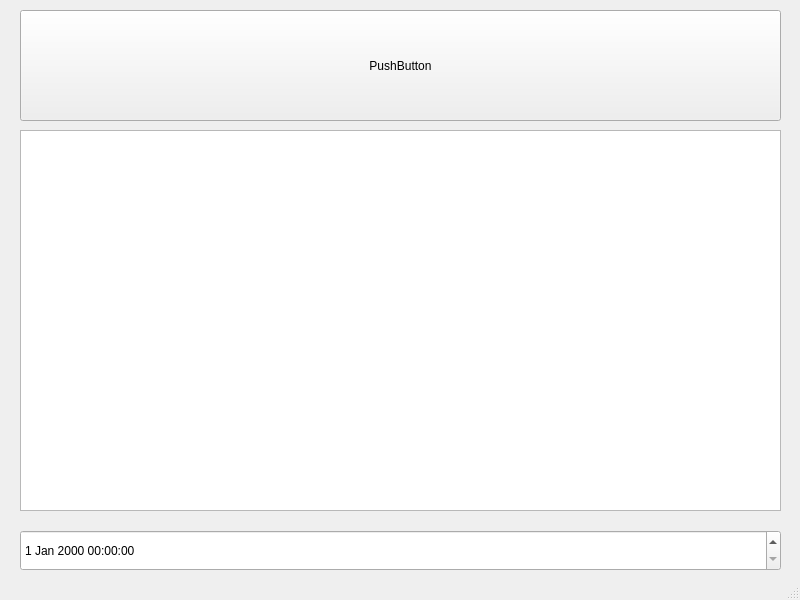
<?xml version="1.0" encoding="UTF-8"?>
<ui version="4.0">
 <class>MainWindow</class>
 <widget class="QMainWindow" name="MainWindow">
  <property name="geometry">
   <rect>
    <x>0</x>
    <y>0</y>
    <width>800</width>
    <height>600</height>
   </rect>
  </property>
  <property name="sizePolicy">
   <sizepolicy hsizetype="Fixed" vsizetype="Fixed">
    <horstretch>0</horstretch>
    <verstretch>0</verstretch>
   </sizepolicy>
  </property>
  <property name="minimumSize">
   <size>
    <width>800</width>
    <height>600</height>
   </size>
  </property>
  <property name="maximumSize">
   <size>
    <width>800</width>
    <height>600</height>
   </size>
  </property>
  <property name="windowTitle">
   <string>MainWindow</string>
  </property>
  <widget class="QWidget" name="centralwidget">
   <widget class="QPushButton" name="pushButton">
    <property name="geometry">
     <rect>
      <x>20</x>
      <y>10</y>
      <width>761</width>
      <height>111</height>
     </rect>
    </property>
    <property name="text">
     <string>PushButton</string>
    </property>
   </widget>
   <widget class="QPlainTextEdit" name="plainTextEdit">
    <property name="geometry">
     <rect>
      <x>20</x>
      <y>130</y>
      <width>761</width>
      <height>381</height>
     </rect>
    </property>
   </widget>
   <widget class="QDateTimeEdit" name="dateTimeEdit">
    <property name="geometry">
     <rect>
      <x>20</x>
      <y>530</y>
      <width>761</width>
      <height>41</height>
     </rect>
    </property>
   </widget>
  </widget>
  <widget class="QStatusBar" name="statusbar"/>
 </widget>
 <resources/>
 <connections/>
</ui>
